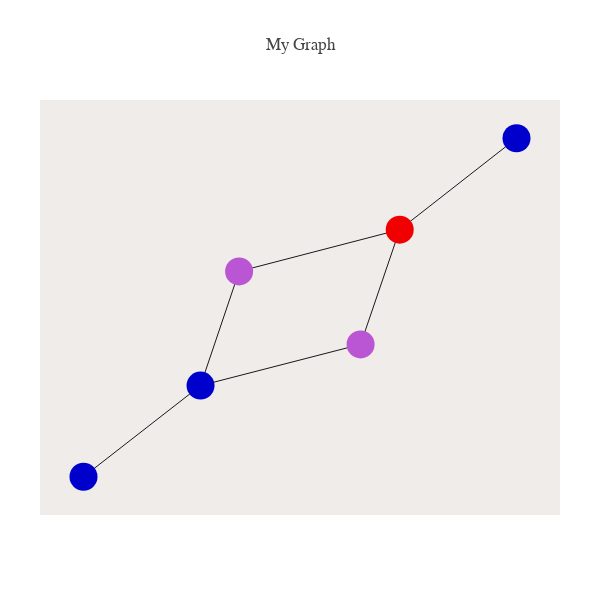

The code cell stored with this chart in its notebook:
### Code cell
##
nodes, edges, leaves, node_code= tree_descent_net(root_lib,point_up,sink,init= [0])

from structure_tools.Coalesce_plots import get_ori_graph

present= True
nodes_as_seqs= True
root= True



get_ori_graph(root_lib,edges,node_list,leaves,present= present,
                                            nodes_as_seqs= nodes_as_seqs,
                                            root= root)

### Figure 1 — Plotly figure (JSON) as saved in the notebook; plotly's stock layout.template omitted (floating-point values rounded to 4 significant figures)
{"data": [{"hoverinfo": "none", "line": {"color": "rgb(25,25,25)", "width": 1}, "mode": "lines", "type": "scatter", "uid": "c75aabbe-f46c-47d8-83a6-52338625b927", "x": [0.4047, 0.2459, null, 0.4047, -0.2471, null, 0.4047, 0.8788, null, 0.2459, -0.4037, null, -0.2471, -0.4037, null, -0.4037, -0.8787, null], "y": [0.4606, -0.2168, null, 0.4606, 0.2142, null, 0.4606, 1, null, -0.2168, -0.46, null, 0.2142, -0.46, null, -0.46, -0.998, null]}, {"hoverinfo": "text", "marker": {"color": ["rgb(240,0,0)", "rgb(186,85,211)", "rgb(186,85,211)", "rgb(0,0,205)", "rgb(0,0,205)", "rgb(0,0,205)"], "size": 28}, "mode": "markers", "text": ["root: 0000", "0100", "1000", "0010", "1100", "1101"], "type": "scatter", "uid": "c6cb5474-96dc-4d34-81c8-057cc1be4137", "x": [0.4047, 0.2459, -0.2471, 0.8788, -0.4037, -0.8787], "y": [0.4606, -0.2168, 0.2142, 1, -0.46, -0.998]}], "layout": {"autosize": false, "font": {"family": "Balto"}, "height": 600, "hovermode": "closest", "margin": {"b": 85, "l": 40, "pad": 0, "r": 40, "t": 100}, "plot_bgcolor": "#efecea", "showlegend": false, "title": "My Graph", "width": 600, "xaxis": {"showgrid": false, "showline": false, "showticklabels": false, "title": "", "zeroline": false}, "yaxis": {"showgrid": false, "showline": false, "showticklabels": false, "title": "", "zeroline": false}}}
